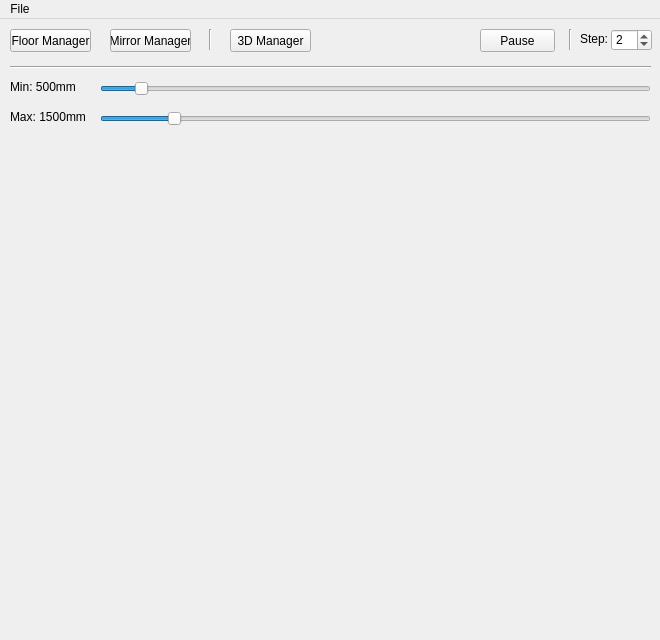
<?xml version="1.0" encoding="UTF-8"?>
<ui version="4.0">
 <class>SpeculumGUI</class>
 <widget class="QMainWindow" name="SpeculumGUI">
  <property name="geometry">
   <rect>
    <x>0</x>
    <y>0</y>
    <width>660</width>
    <height>640</height>
   </rect>
  </property>
  <property name="windowTitle">
   <string>SpeculumGUI</string>
  </property>
  <widget class="QWidget" name="centralWidget">
   <widget class="QWidget" name="_main_widget" native="true">
    <property name="geometry">
     <rect>
      <x>10</x>
      <y>120</y>
      <width>640</width>
      <height>480</height>
     </rect>
    </property>
   </widget>
   <widget class="QPushButton" name="_main_push_button_pause">
    <property name="geometry">
     <rect>
      <x>480</x>
      <y>10</y>
      <width>75</width>
      <height>23</height>
     </rect>
    </property>
    <property name="text">
     <string>Pause</string>
    </property>
   </widget>
   <widget class="Line" name="line">
    <property name="geometry">
     <rect>
      <x>200</x>
      <y>10</y>
      <width>20</width>
      <height>21</height>
     </rect>
    </property>
    <property name="orientation">
     <enum>Qt::Vertical</enum>
    </property>
   </widget>
   <widget class="QPushButton" name="_main_push_button_mirror_manager">
    <property name="geometry">
     <rect>
      <x>110</x>
      <y>10</y>
      <width>81</width>
      <height>23</height>
     </rect>
    </property>
    <property name="text">
     <string>Mirror Manager</string>
    </property>
   </widget>
   <widget class="Line" name="line_2">
    <property name="geometry">
     <rect>
      <x>10</x>
      <y>40</y>
      <width>641</width>
      <height>16</height>
     </rect>
    </property>
    <property name="orientation">
     <enum>Qt::Horizontal</enum>
    </property>
   </widget>
   <widget class="QPushButton" name="_main_push_button_floor_manager">
    <property name="geometry">
     <rect>
      <x>10</x>
      <y>10</y>
      <width>81</width>
      <height>23</height>
     </rect>
    </property>
    <property name="text">
     <string>Floor Manager</string>
    </property>
   </widget>
   <widget class="QSpinBox" name="_main_spin_box_pcl">
    <property name="geometry">
     <rect>
      <x>611</x>
      <y>10</y>
      <width>41</width>
      <height>22</height>
     </rect>
    </property>
    <property name="minimum">
     <number>1</number>
    </property>
    <property name="maximum">
     <number>16</number>
    </property>
    <property name="value">
     <number>2</number>
    </property>
   </widget>
   <widget class="QLabel" name="label">
    <property name="geometry">
     <rect>
      <x>580</x>
      <y>10</y>
      <width>31</width>
      <height>20</height>
     </rect>
    </property>
    <property name="text">
     <string>Step:</string>
    </property>
   </widget>
   <widget class="Line" name="line_3">
    <property name="geometry">
     <rect>
      <x>560</x>
      <y>10</y>
      <width>20</width>
      <height>21</height>
     </rect>
    </property>
    <property name="orientation">
     <enum>Qt::Vertical</enum>
    </property>
   </widget>
   <widget class="QPushButton" name="_main_push_button_3d_manager">
    <property name="geometry">
     <rect>
      <x>230</x>
      <y>10</y>
      <width>81</width>
      <height>23</height>
     </rect>
    </property>
    <property name="text">
     <string>3D Manager</string>
    </property>
   </widget>
   <widget class="QSlider" name="_main_horizontal_slider_min">
    <property name="geometry">
     <rect>
      <x>100</x>
      <y>60</y>
      <width>551</width>
      <height>20</height>
     </rect>
    </property>
    <property name="minimum">
     <number>400</number>
    </property>
    <property name="maximum">
     <number>2000</number>
    </property>
    <property name="value">
     <number>500</number>
    </property>
    <property name="orientation">
     <enum>Qt::Horizontal</enum>
    </property>
   </widget>
   <widget class="QLabel" name="_main_label_min">
    <property name="geometry">
     <rect>
      <x>10</x>
      <y>60</y>
      <width>81</width>
      <height>16</height>
     </rect>
    </property>
    <property name="text">
     <string>Min: 500mm</string>
    </property>
   </widget>
   <widget class="QLabel" name="_main_label_max">
    <property name="geometry">
     <rect>
      <x>10</x>
      <y>90</y>
      <width>81</width>
      <height>16</height>
     </rect>
    </property>
    <property name="text">
     <string>Max: 1500mm</string>
    </property>
   </widget>
   <widget class="QSlider" name="_main_horizontal_slider_max">
    <property name="geometry">
     <rect>
      <x>100</x>
      <y>90</y>
      <width>551</width>
      <height>20</height>
     </rect>
    </property>
    <property name="minimum">
     <number>1000</number>
    </property>
    <property name="maximum">
     <number>5000</number>
    </property>
    <property name="value">
     <number>1500</number>
    </property>
    <property name="orientation">
     <enum>Qt::Horizontal</enum>
    </property>
   </widget>
  </widget>
  <widget class="QMenuBar" name="menuBar">
   <property name="geometry">
    <rect>
     <x>0</x>
     <y>0</y>
     <width>660</width>
     <height>21</height>
    </rect>
   </property>
   <widget class="QMenu" name="menuFile">
    <property name="title">
     <string>File</string>
    </property>
    <addaction name="_action_load"/>
    <addaction name="_action_save"/>
    <addaction name="separator"/>
    <addaction name="_action_close"/>
   </widget>
   <addaction name="menuFile"/>
  </widget>
  <action name="_action_close">
   <property name="text">
    <string>Close</string>
   </property>
  </action>
  <action name="_action_save">
   <property name="text">
    <string>Save</string>
   </property>
  </action>
  <action name="_action_load">
   <property name="text">
    <string>Load</string>
   </property>
  </action>
 </widget>
 <layoutdefault spacing="6" margin="11"/>
 <resources>
  <include location="Speculum.qrc"/>
 </resources>
 <connections/>
</ui>
